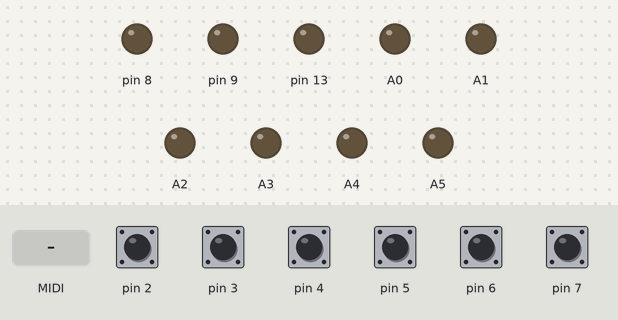
This sketch was run on a simulated Arduino Nano, built with avr-gcc and run on an emulated ATmega328P. Parts: output pins drawn as LEDs (lit = HIGH). Inputs (shaded band) come from the test bench; at power-on: pin 2–7 HIGH. MIDI output is not drawn.

Above: at 1.2 s.
1.3 s: MIDI note 36 received
At 1.45 s:
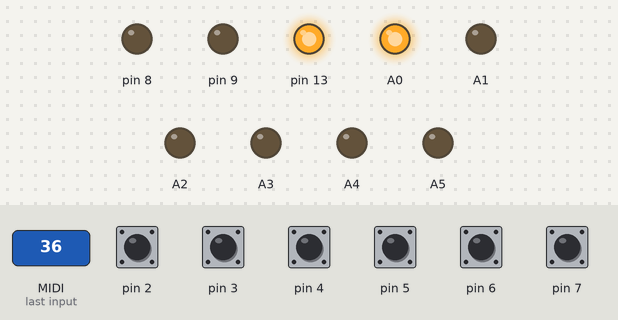
3.1 s: MIDI note 48 received
At 3.25 s:
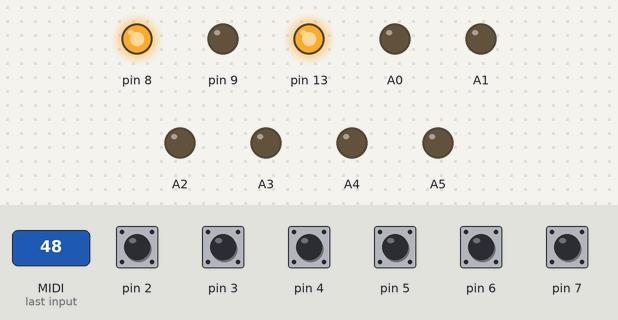
4.9 s: MIDI note 60 received
At 5.05 s:
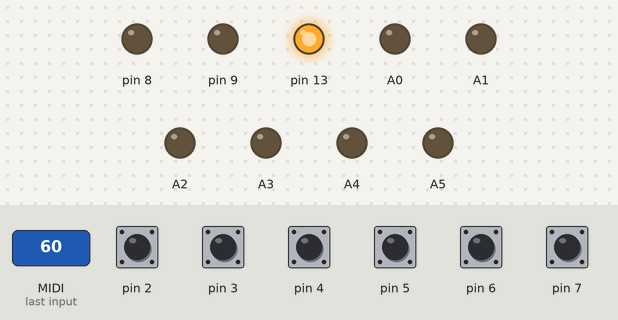
Timing chart, 0 to 7.9 s (numbered marks = the images above; inputs shaded):
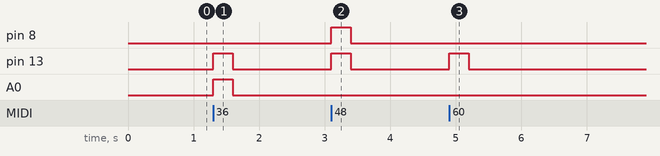

Measured:
- after the input at 1.3 s, pin 13, A0: LOW → HIGH at once, → LOW 0.30 s later
- after the input at 3.1 s, pin 8, pin 13: LOW → HIGH at once, → LOW 0.30 s later
- after the input at 4.9 s, pin 13: LOW → HIGH at once, → LOW 0.30 s later

The sketch:

midifreund_mosfet.ino
```cpp
#include <MIDI.h>

MIDI_CREATE_DEFAULT_INSTANCE()

byte midi_channel;
byte program;

void handler_note_on(byte channel, byte note, byte velocity)
{
  digitalWrite(13, HIGH);
  switch (note) {
    case 36:  //C2
      digitalWrite(A0, HIGH);
      break;
    case 38:
      digitalWrite(A1, HIGH);
      break;
    case 40:
      digitalWrite(A2, HIGH);
      break;
    case 41:
      digitalWrite(A3, HIGH);
      break;
    case 43:
      digitalWrite(A4, HIGH);
      break;
    case 45:
      digitalWrite(A5, HIGH);
      break;
    case 47:
      digitalWrite(9, HIGH);
      break;
    case 48:
      digitalWrite(8, HIGH);
      break;
  }
}

void handler_note_off(byte channel, byte note, byte velocity)
{
  digitalWrite(13, LOW);
  switch (note) {
    case 36:  //C2
      digitalWrite(A0, LOW);
      break;
    case 38:
      digitalWrite(A1, LOW);
      break;
    case 40:
      digitalWrite(A2, LOW);
      break;
    case 41:
      digitalWrite(A3, LOW);
      break;
    case 43:
      digitalWrite(A4, LOW);
      break;
    case 45:
      digitalWrite(A5, LOW);
      break;
    case 47:
      digitalWrite(9, LOW);
      break;
    case 48:
      digitalWrite(8, LOW);
      break;
  }
}

void set_address() { // MIDI Schalter auslesen
  midi_channel = !digitalRead(2) + (!digitalRead(3) << 1) + (!digitalRead(4) << 2 ) + (!digitalRead(5) << 3);
  if (midi_channel == 0) midi_channel = 16;
}

void set_program() { // Programmschalter auslesen
  program = !digitalRead(6) + (!digitalRead(7) << 1);
}

void setup() {

  pinMode(13, OUTPUT);
  pinMode(2, INPUT_PULLUP);
  pinMode(3, INPUT_PULLUP);
  pinMode(4, INPUT_PULLUP);
  pinMode(5, INPUT_PULLUP);
  pinMode(6, INPUT_PULLUP);
  pinMode(7, INPUT_PULLUP);

  pinMode(A0, OUTPUT);
  pinMode(A1, OUTPUT);
  pinMode(A2, OUTPUT);
  pinMode(A3, OUTPUT);
  pinMode(A4, OUTPUT);
  pinMode(A5, OUTPUT);

  pinMode(A6, INPUT);
  pinMode(A7, INPUT);
  pinMode(9, OUTPUT);
  pinMode(8, OUTPUT);

  set_address();
  set_program();

  MIDI.setHandleNoteOn(handler_note_on);
  MIDI.setHandleNoteOff(handler_note_off);
  MIDI.begin(midi_channel);
}

void loop() {
  MIDI.read();
}
```
